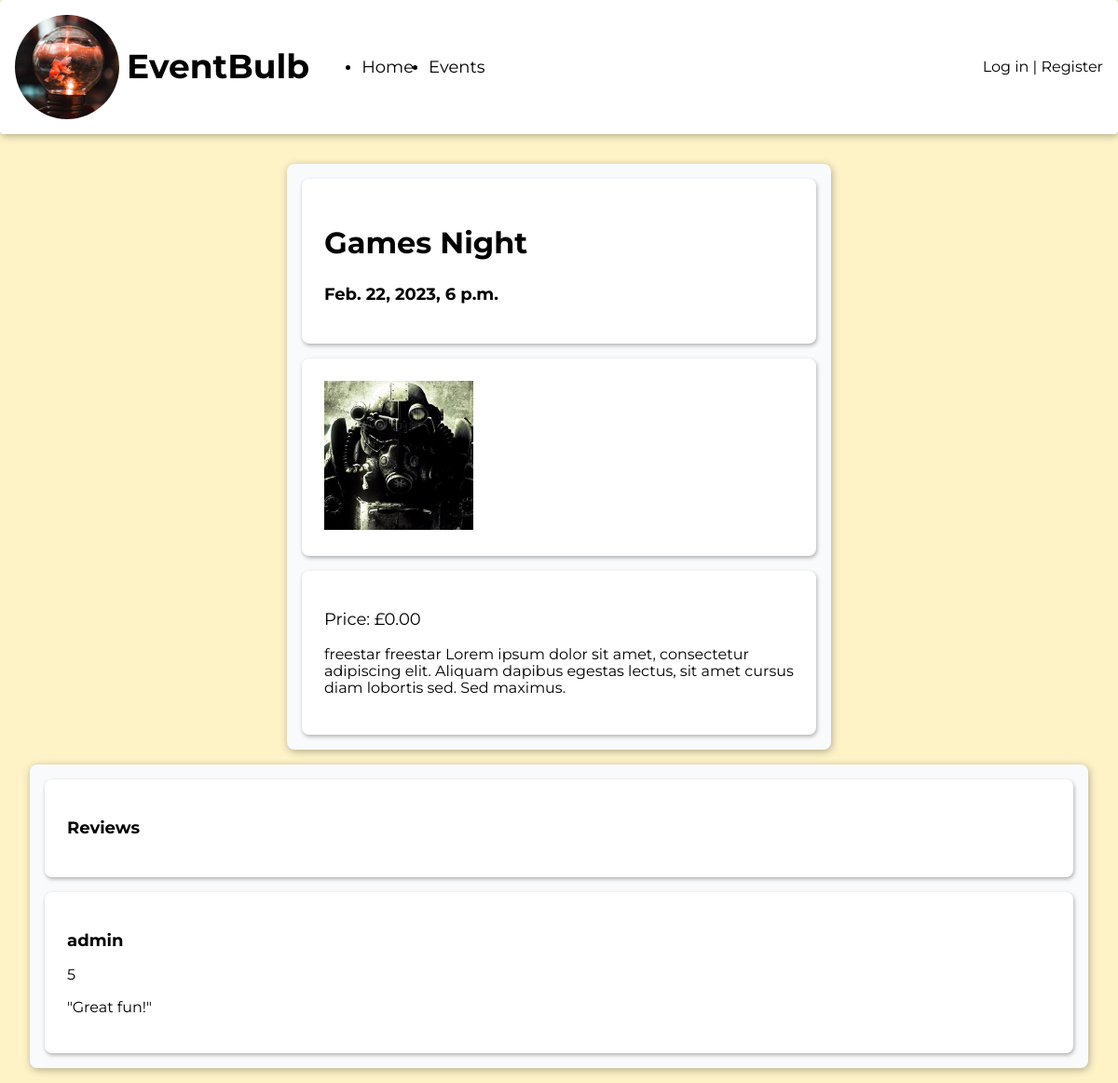
The app's page /events/2/ with its own data.
### events/models.py (models this page shows, shortened)
class Event(models.Model):
    title = models.CharField(max_length=255)
    description = models.CharField(max_length=255)
    datetime = models.DateTimeField(auto_now=False, auto_now_add=False)
    cost = models.DecimalField(max_digits=6, decimal_places=2)
    cover = models.ImageField(upload_to='images/')

class Review(models.Model):
    class Rating(models.IntegerChoices):
        ONE = 1
        TWO = 2
        THREE = 3
        FOUR = 4
        FIVE = 5
    rating = models.IntegerField(choices=Rating.choices)
    text = models.TextField()
    event = models.ForeignKey(Event, on_delete=models.CASCADE, blank=True, null=True, related_name="reviews")
    profile = models.ForeignKey("accounts.UserProfile", on_delete=models.CASCADE, blank=True, related_name="reviews")

### accounts/models.py (models this page shows)
class UserProfile(models.Model):
    user = models.OneToOneField(
        User, on_delete=models.CASCADE, related_name='profile')
    attending = models.ManyToManyField(Event, blank=True, related_name="profile")
    def __str__(self):
        return self.user.username

### events/views.py (the view)
# urls.py: path('<int:id>/', views.details, name="events_details"),
def details(request, id):
    event = get_object_or_404(Event, id=id)
    return render(request, 'events/details.html', {"event": event})

### templates/events/details.html (shortened to what this page needs)
{% extends 'base.html' %}
{% load static %}
{% block content %}
  <main class="wrap-content">
    <div class="card-background half-width event-details">
      <section class="card event-header">
        <div class="event-info">
          <h2 class="event-title">{{ event.title }}</h2>
          <h3>{{ event.datetime }}</h3>
        </div>
      </section>
      <section class="card">
        <img class="event-image" src="{{ event.cover.url }}" alt="{{ event.title }}">
      </section>
      <section class="card">
        <p class="event-cost">Price: £{{ event.cost }}</p>
        <p>{{ event.description }}</p>
      </section>
    </div>
    {% if event.reviews.all|length > 0 or user.is_authenticated %}
    <div class ="card-background half width">
      <section class="card">
        <h3 class = "larger-heading">Reviews</h3>
      </section>
      <div class="reviews-scroller">
        {% for review in event.reviews.all %}
        <section class="card">
          <h3>{{ review.profile }}</h3>
          <p>{{ review.rating }}</p>
          {% if review.text|length > 0 %}
          <p>"{{ review.text }}"</p>
          {% endif %}
        </section>
        {% endfor %}
      </div>
    </div>
    {% endif %}
  </main>
{% endblock %}

### static/css/style.css (style rules this page uses)
:root { --shadow: 1px 2px 8px rgba(0,0,0,0.3); --shadow-small: 1px 2px 4px rgba(0,0,0,0.3); --yellow : #FEF3C7; --yellow-accent: #FDE68A; --gray: #E5E7EB; --gray-accent: #D1D5DB; --gray-light: #F9FAFB; --red: #FECACA; --red-accent: #FCA5A5; }
body { background-color: var(--yellow); display: flex; flex-direction: column; height: 100vh; font-family: 'Montserrat', Helvetica, Arial, sans-serif; }
h2 { font-size: 1.25rem; }
h3 { font-size: 1.125rem; }
main { margin: 1rem; padding: 1rem; display: grid; gap: 1rem; flex-grow: 1; flex-shrink: 1; }
.card-background { background-color: var(--gray-light); padding: 0.5rem; box-shadow: var(--shadow); border-radius: 0.5rem; display: flex; flex-direction: column; }
.card { margin: 0.5rem; padding: 1.5rem; background-color: white; border-radius: 0.5rem; box-shadow: var(--shadow-small) }
.wrap-content { align-items: flex-start; flex-grow: 0; }
.half-width { justify-self: center; width: 50%; }
.event-image { background-color: var(--gray); object-fit: cover; width: 10rem; height: 10rem; margin-right: 0.5rem; }
.event-title { font-size: 2rem; }
.event-details .event-header { display: flex; align-items: center; justify-content: space-between; }
.event-details .event-cost { font-size: 1.125rem; }
.reviews-scroller { max-height: 500px; overflow-y: scroll; }

### records on screen
Event: title "Games Night", datetime "Feb. 22, 2023, 6 p.m.", cover (picture), cost "0.00", description "freestar freestar Lorem ipsum dolor sit amet, consectetur adipiscing elit. Aliquam dapibus egestas lectus, sit amet cursus diam lobortis sed. Sed maximus."
Review: profile "admin", rating "5", text "Great fun!"
